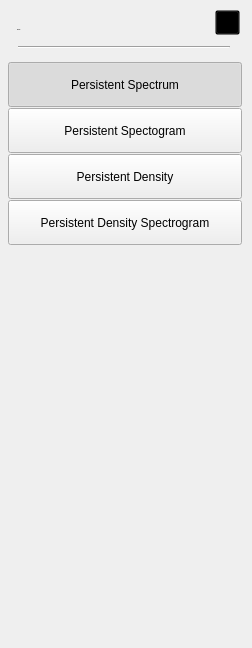
<?xml version="1.0" encoding="UTF-8"?>
<ui version="4.0">
 <class>RtSa_Dialog_MeasureSetup</class>
 <widget class="QWidget" name="RtSa_Dialog_MeasureSetup">
  <property name="geometry">
   <rect>
    <x>0</x>
    <y>0</y>
    <width>252</width>
    <height>648</height>
   </rect>
  </property>
  <property name="windowTitle">
   <string>Form</string>
  </property>
  <property name="styleSheet">
   <string notr="true">/*********************indoor*******************/
#RtSa_Dialog_MeasureSetup[status = &quot;indoor&quot;]
#widget
{
	background-color:rgba(211,211,211,0.9);
}
#RtSa_Dialog_MeasureSetup[status = &quot;indoor&quot;]
QLabel
{
	color:rgb(9, 73, 108);
	background-color:rgba(0,0,0,0);
}
#RtSa_Dialog_MeasureSetup[status = &quot;indoor&quot;]
QPushButton
{
	border-style:flat;
	text-align:left;
	padding-left:10px;
}
#RtSa_Dialog_MeasureSetup[status = &quot;indoor&quot;]
QPushButton::!checked
{
	font: 13px &quot;Arial&quot;;
	font-weight:normal;
	background-color: rgba(237, 212, 0,0);
}
#RtSa_Dialog_MeasureSetup[status = &quot;indoor&quot;]
QPushButton::checked
{
font: 75 13px &quot;Arial&quot;;
font-weight:bold;
background-color: rgb(255,181,0);
}
#RtSa_Dialog_MeasureSetup[status = &quot;indoor&quot;]
#lblTitle
{
	font: 75 20px &quot;Arial&quot;;
	color:rgba(46,46,46,1);
	line-height:23px;
	font-weight:bold;
}
#RtSa_Dialog_MeasureSetup[status = &quot;indoor&quot;]
#pb_cancel
{
border-style:flat;
background-color:rgba(0,0,0,0);
background-image: url(:/rtsa/image/btn_close_normal.png);
}
#RtSa_Dialog_MeasureSetup[status = &quot;indoor&quot;]
#pb_cancel:pressed
{
background-image: url(:/rtsa/image/btn_close_click.png);
}
#RtSa_Dialog_MeasureSetup[status = &quot;indoor&quot;]
#line
{
	background-color:rgba(46,46,46,1);
}
/*********************outdoor*******************/
#RtSa_Dialog_MeasureSetup[status = &quot;outdoor&quot;]
#widget
{
	background-color:rgba(211,211,211,0.9);
}
#RtSa_Dialog_MeasureSetup[status = &quot;outdoor&quot;]
QLabel
{
	color:rgb(9, 73, 108);
	background-color:rgba(0,0,0,0);
}
#RtSa_Dialog_MeasureSetup[status = &quot;outdoor&quot;]
QPushButton
{
	border-style:flat;
	text-align:left;
	padding-left:10px;
}
#RtSa_Dialog_MeasureSetup[status = &quot;outdoor&quot;]
QPushButton::!checked
{
	font: 13px &quot;Arial&quot;;
	font-weight:normal;
	background-color: rgba(237, 212, 0,0);
}
#RtSa_Dialog_MeasureSetup[status = &quot;outdoor&quot;]
QPushButton::checked
{
font: 75 13px &quot;Arial&quot;;
font-weight:bold;
background-color: rgb(255,181,0);
}
#RtSa_Dialog_MeasureSetup[status = &quot;outdoor&quot;]
#lblTitle
{
	font: 75 20px &quot;Arial&quot;;
	color:rgba(46,46,46,1);
	line-height:23px;
	font-weight:bold;
}
#RtSa_Dialog_MeasureSetup[status = &quot;outdoor&quot;]
#pb_cancel
{
border-style:flat;
background-color:rgba(0,0,0,0);
background-image: url(:/rtsa/image/btn_close_normal.png);
}
#RtSa_Dialog_MeasureSetup[status = &quot;outdoor&quot;]
#pb_cancel:pressed
{
background-image: url(:/rtsa/image/btn_close_click.png);
}
#RtSa_Dialog_MeasureSetup[status = &quot;outdoor&quot;]
#line
{
	background-color:rgba(46,46,46,1);
}
/*********************night*******************/
#RtSa_Dialog_MeasureSetup[status = &quot;night&quot;]
#widget
{
	background-color:rgba(208,182,139,0.9);
}
#RtSa_Dialog_MeasureSetup[status = &quot;night&quot;]
QLabel
{
	color:rgb(9, 73, 108);
	background-color:rgba(0,0,0,0);
}
#RtSa_Dialog_MeasureSetup[status = &quot;night&quot;]
QPushButton
{
	border-style:flat;
	text-align:left;
	padding-left:10px;
}
#RtSa_Dialog_MeasureSetup[status = &quot;night&quot;]
QPushButton::!checked
{
	font: 13px &quot;Arial&quot;;
	font-weight:normal;
	background-color: rgba(237, 212, 0,0);
}
#RtSa_Dialog_MeasureSetup[status = &quot;night&quot;]
QPushButton::checked
{
font: 75 13px &quot;Arial&quot;;
font-weight:bold;
background-color: rgb(255,181,0);
}
#RtSa_Dialog_MeasureSetup[status = &quot;night&quot;]
#lblTitle
{
	font: 75 20px &quot;Arial&quot;;
	color:rgba(46,46,46,1);
	line-height:23px;
	font-weight:bold;
}
#RtSa_Dialog_MeasureSetup[status = &quot;night&quot;]
#pb_cancel
{
border-style:flat;
background-color:rgba(0,0,0,0);
border-image: url(:/rtsa/image/night/btn_close_normal.png);
}
#RtSa_Dialog_MeasureSetup[status = &quot;night&quot;]
#pb_cancel:pressed
{
border-image: url(:/rtsa/image/night/btn_close_click.png);
}
#RtSa_Dialog_MeasureSetup[status = &quot;night&quot;]
#line
{
	background-color:rgba(46,46,46,1);
}</string>
  </property>
  <property name="status" stdset="0">
   <string>night</string>
  </property>
  <widget class="QWidget" name="widget" native="true">
   <property name="geometry">
    <rect>
     <x>0</x>
     <y>0</y>
     <width>252</width>
     <height>648</height>
    </rect>
   </property>
   <property name="styleSheet">
    <string notr="true"/>
   </property>
   <widget class="QLabel" name="lblTitle">
    <property name="geometry">
     <rect>
      <x>17</x>
      <y>19</y>
      <width>102</width>
      <height>22</height>
     </rect>
    </property>
    <property name="font">
     <font>
      <family>Arial</family>
      <pointsize>-1</pointsize>
      <weight>75</weight>
      <italic>false</italic>
      <bold>true</bold>
     </font>
    </property>
    <property name="styleSheet">
     <string notr="true">#lblTitle
{
	font: 75 20px &quot;Arial&quot;;
	color:rgba(46,46,46,1);
	line-height:23px;
	font-weight:bold;
}</string>
    </property>
    <property name="text">
     <string>Display</string>
    </property>
   </widget>
   <widget class="QPushButton" name="pb_cancel">
    <property name="geometry">
     <rect>
      <x>215</x>
      <y>10</y>
      <width>25</width>
      <height>25</height>
     </rect>
    </property>
    <property name="styleSheet">
     <string notr="true">#pb_cancel
{
background-color:rgba(0,0,0,0);
background-image: url(:/rtsa/image/btn_close_normal.png);
}
#pb_cancel:pressed
{
background-image: url(:/rtsa/image/btn_close_click.png);
}</string>
    </property>
    <property name="text">
     <string/>
    </property>
   </widget>
   <widget class="Line" name="line">
    <property name="geometry">
     <rect>
      <x>18</x>
      <y>46</y>
      <width>212</width>
      <height>2</height>
     </rect>
    </property>
    <property name="orientation">
     <enum>Qt::Horizontal</enum>
    </property>
   </widget>
   <widget class="QPushButton" name="pb_Density">
    <property name="geometry">
     <rect>
      <x>8</x>
      <y>154</y>
      <width>234</width>
      <height>45</height>
     </rect>
    </property>
    <property name="text">
     <string>Persistent Density</string>
    </property>
    <property name="checkable">
     <bool>true</bool>
    </property>
    <property name="autoExclusive">
     <bool>true</bool>
    </property>
   </widget>
   <widget class="QPushButton" name="pb_Persisten_spec">
    <property name="geometry">
     <rect>
      <x>8</x>
      <y>108</y>
      <width>234</width>
      <height>45</height>
     </rect>
    </property>
    <property name="text">
     <string>Persistent Spectogram</string>
    </property>
    <property name="checkable">
     <bool>true</bool>
    </property>
    <property name="autoExclusive">
     <bool>true</bool>
    </property>
   </widget>
   <widget class="QPushButton" name="pb_Spectrum">
    <property name="geometry">
     <rect>
      <x>8</x>
      <y>62</y>
      <width>234</width>
      <height>45</height>
     </rect>
    </property>
    <property name="text">
     <string>Persistent Spectrum</string>
    </property>
    <property name="checkable">
     <bool>true</bool>
    </property>
    <property name="checked">
     <bool>true</bool>
    </property>
    <property name="autoExclusive">
     <bool>true</bool>
    </property>
   </widget>
   <widget class="QPushButton" name="pb_Density_Spectrogram">
    <property name="geometry">
     <rect>
      <x>8</x>
      <y>200</y>
      <width>234</width>
      <height>45</height>
     </rect>
    </property>
    <property name="text">
     <string>Persistent Density Spectrogram</string>
    </property>
    <property name="checkable">
     <bool>true</bool>
    </property>
    <property name="autoExclusive">
     <bool>true</bool>
    </property>
   </widget>
  </widget>
 </widget>
 <resources/>
 <connections/>
</ui>
